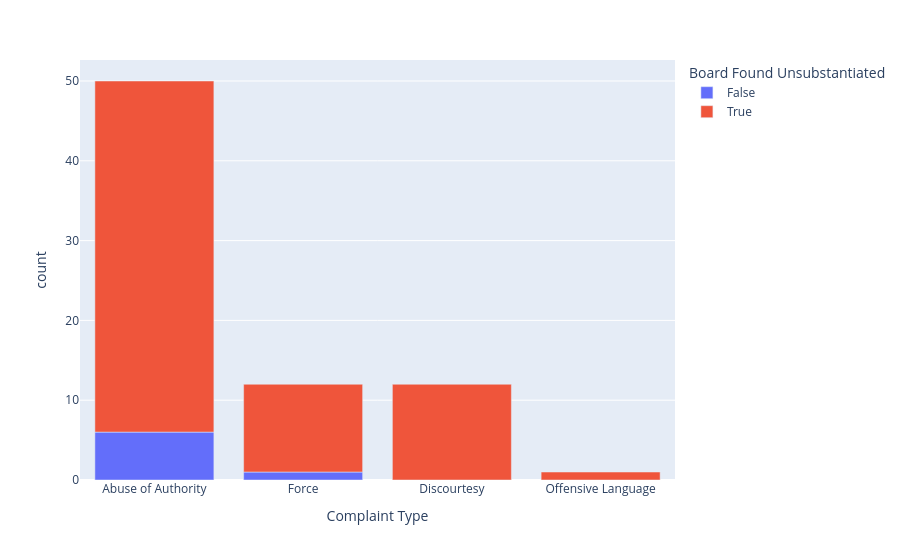

Notebook cell for this chart:
### Code cell
labels = {'fado_type': 'Complaint Type', 
         'unsubstantiated/exonerated': 'Board Found Unsubstantiated',}
fig = px.bar(df_tmp2, x="fado_type", y="count", 
             color="unsubstantiated/exonerated",
            labels=labels)
fig.show()
py.plot(fig)

### Figure 1 — Plotly figure (JSON) as saved in the notebook; plotly's stock layout.template omitted (floating-point values rounded to 4 significant figures)
{"data": [{"alignmentgroup": "True", "hovertemplate": "Board Found Unsubstantiated=False<br>Complaint Type=%{x}<br>count=%{y}<extra></extra>", "legendgroup": "False", "marker": {"color": "#636efa"}, "name": "False", "offsetgroup": "False", "orientation": "v", "showlegend": true, "textposition": "auto", "type": "bar", "x": ["Abuse of Authority", "Force"], "xaxis": "x", "y": [6, 1], "yaxis": "y"}, {"alignmentgroup": "True", "hovertemplate": "Board Found Unsubstantiated=True<br>Complaint Type=%{x}<br>count=%{y}<extra></extra>", "legendgroup": "True", "marker": {"color": "#EF553B"}, "name": "True", "offsetgroup": "True", "orientation": "v", "showlegend": true, "textposition": "auto", "type": "bar", "x": ["Abuse of Authority", "Discourtesy", "Force", "Offensive Language"], "xaxis": "x", "y": [44, 12, 11, 1], "yaxis": "y"}], "layout": {"barmode": "relative", "legend": {"title": {"text": "Board Found Unsubstantiated"}, "tracegroupgap": 0}, "margin": {"t": 60}, "xaxis": {"anchor": "y", "domain": [0, 1], "title": {"text": "Complaint Type"}}, "yaxis": {"anchor": "x", "domain": [0, 1], "title": {"text": "count"}}}}
